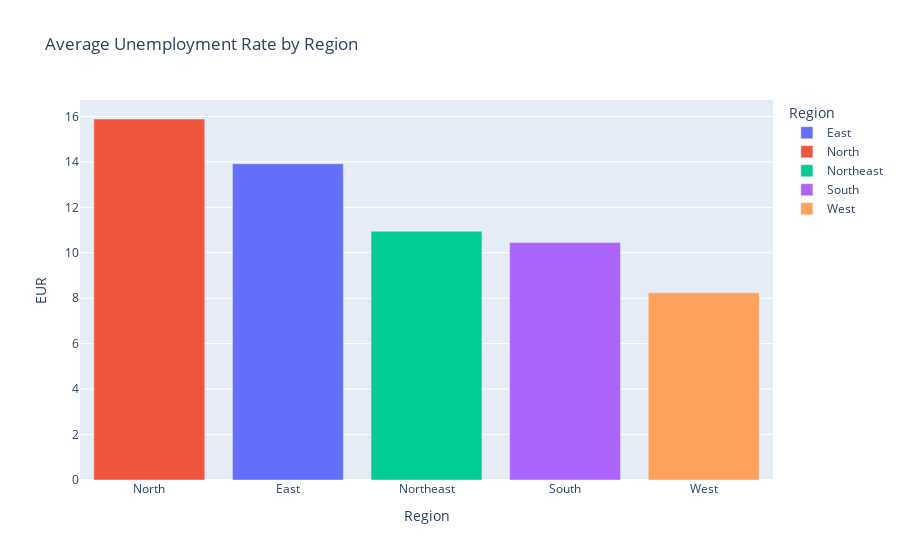

Notebook code for this chart:
### Code cell
fig = px.bar(group_region, x="Region", y="EUR", color="Region", title="Average Unemployment Rate by Region")
fig.update_layout(xaxis={'categoryorder':'total descending'})
fig.show()

### Figure 1 — Plotly figure (JSON) as saved in the notebook; plotly's stock layout.template omitted (floating-point values rounded to 4 significant figures)
{"data": [{"alignmentgroup": "True", "hovertemplate": "Region=%{x}<br>EUR=%{y}<extra></extra>", "legendgroup": "East", "marker": {"color": "#636efa", "pattern": {"shape": ""}}, "name": "East", "offsetgroup": "East", "orientation": "v", "showlegend": true, "textposition": "auto", "type": "bar", "x": ["East"], "xaxis": "x", "y": [13.92], "yaxis": "y"}, {"alignmentgroup": "True", "hovertemplate": "Region=%{x}<br>EUR=%{y}<extra></extra>", "legendgroup": "North", "marker": {"color": "#EF553B", "pattern": {"shape": ""}}, "name": "North", "offsetgroup": "North", "orientation": "v", "showlegend": true, "textposition": "auto", "type": "bar", "x": ["North"], "xaxis": "x", "y": [15.89], "yaxis": "y"}, {"alignmentgroup": "True", "hovertemplate": "Region=%{x}<br>EUR=%{y}<extra></extra>", "legendgroup": "Northeast", "marker": {"color": "#00cc96", "pattern": {"shape": ""}}, "name": "Northeast", "offsetgroup": "Northeast", "orientation": "v", "showlegend": true, "textposition": "auto", "type": "bar", "x": ["Northeast"], "xaxis": "x", "y": [10.95], "yaxis": "y"}, {"alignmentgroup": "True", "hovertemplate": "Region=%{x}<br>EUR=%{y}<extra></extra>", "legendgroup": "South", "marker": {"color": "#ab63fa", "pattern": {"shape": ""}}, "name": "South", "offsetgroup": "South", "orientation": "v", "showlegend": true, "textposition": "auto", "type": "bar", "x": ["South"], "xaxis": "x", "y": [10.45], "yaxis": "y"}, {"alignmentgroup": "True", "hovertemplate": "Region=%{x}<br>EUR=%{y}<extra></extra>", "legendgroup": "West", "marker": {"color": "#FFA15A", "pattern": {"shape": ""}}, "name": "West", "offsetgroup": "West", "orientation": "v", "showlegend": true, "textposition": "auto", "type": "bar", "x": ["West"], "xaxis": "x", "y": [8.24], "yaxis": "y"}], "layout": {"barmode": "relative", "legend": {"title": {"text": "Region"}, "tracegroupgap": 0}, "title": {"text": "Average Unemployment Rate by Region"}, "xaxis": {"anchor": "y", "categoryarray": ["East", "North", "Northeast", "South", "West"], "categoryorder": "total descending", "domain": [0, 1], "title": {"text": "Region"}}, "yaxis": {"anchor": "x", "domain": [0, 1], "title": {"text": "EUR"}}}}
